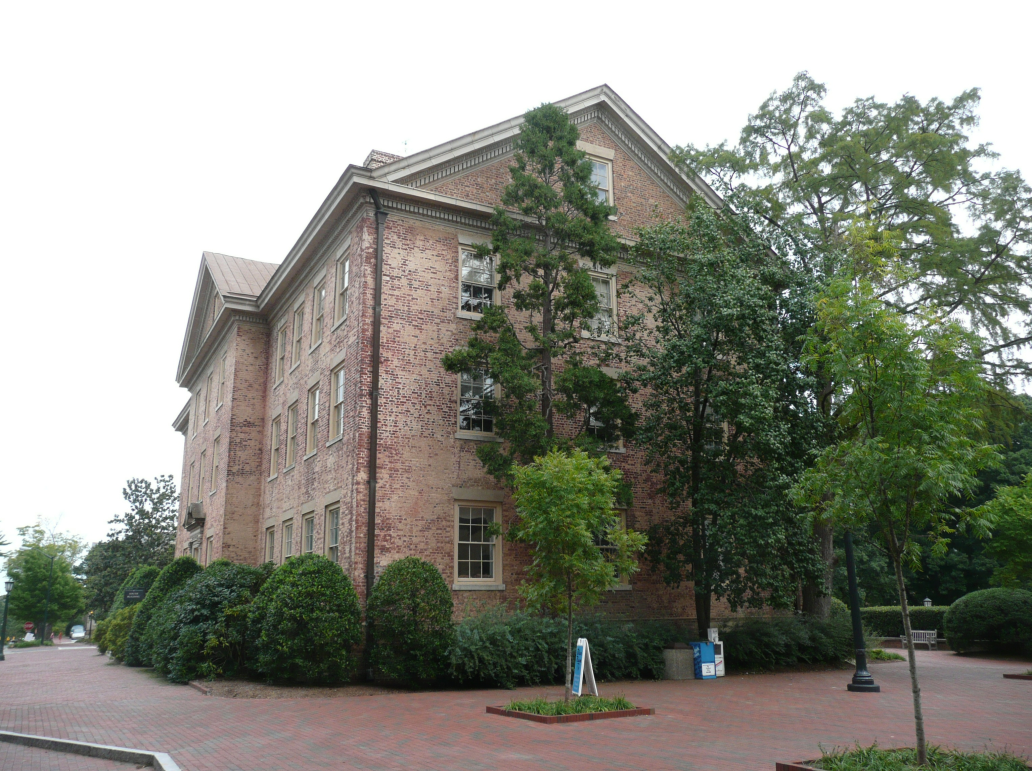
//> input picture FeatureMatch/1.JPG, 3095 x 2313 px (shown at 1/3 size)
$ ./feature   (built with g++ and OpenCV 4)
//> lines starting //> are read from the running program, lines starting //| are printed output that depends on the picture
#include <iostream>
#include <vector>
#include "opencv2/opencv.hpp"
#include <opencv2/core.hpp>
#include <opencv2/highgui.hpp>
// #include <opencv2/calib3f.hpp>
#include <opencv2/features2d.hpp>
#include <eigen3/Eigen/Core>
// #include <Eigen/Geometry>
// #include <Eigen/LU>
#include <eigen3/Eigen/SVD>
using namespace std;
using namespace cv;
#include <eigen3/Eigen/LU>
// RANSAC参数
int RANSAC_ITERATIONS = 10000;
// const int RANSAC_ITERATIONS = 10000;
// const int RANSAC_ITERATIONS = 1000;

// const double RANSAC_THRESHOLD = 1.0;
const double RANSAC_THRESHOLD = 1.0;

// 伪随机数生成器
RNG rng(12345);

// Point2f转换为Vector2f
// [127 lines left out: functions Point2f2Vector2f, CenterAndNormalizeImagePoints, EssentialMatrixEightPointEstimate, vec2Mat, not called in this run]
// RANSAC求解Essential Matrix
Mat findEssentialMatrixRANSAC(const vector<Point2f> &pts1, const vector<Point2f> &pts2, const Mat &K, vector<uchar> &inliers)
{
    int N = min(pts1.size(), pts2.size());
    int max_inliers = 0;
    float e = 1.0;
    Mat best_E;
    vector<uchar> current_inliers(N);
    int sample_count = 0;
// 原来的循环太久了，改了一下
    while (sample_count < RANSAC_ITERATIONS)
    {
        //  homework2: 选择8个匹配点，并完成Essential matrix的计算
        vector<Point2f> pts1_8, pts2_8;
        for (int i = 0; i < 8; ++i)
        {
            int idx = rng.uniform(0, N);
            pts1_8.push_back(pts1[idx]);
            pts2_8.push_back(pts2[idx]);
        }
        // 自己写的 效果不好
        // Eigen::Matrix3f E=EssentialMatrixEightPointEstimate(pts1_8, pts2_8);
        Mat E = cv::findEssentialMat(pts1_8, pts2_8, K);

        // homework2 end

        // homework3: 计算内点数量
        int inlier_count = 0;
        for (int i = 0; i < N; ++i)
        {

            E.convertTo(E, CV_32F);
            Vec3f p1;
            p1 << pts1[i].x, pts1[i].y, 1.0;
            Vec3f p2;
            p2 << pts2[i].x, pts2[i].y, 1.0;
            // 这一步找到了QIANG的问题，不能除norm，否则会结果变差。
            // Mat p2tEp1 = p2.t() * K.inv().t() * E * K.inv() * p1/norm( E * K.inv() * p1);
            Mat p2tEp1 = p2.t() * K.inv().t() * E * K.inv() * p1;
            if (fabs(p2tEp1.at<float>(0, 0)) < RANSAC_THRESHOLD)
            {
                current_inliers[i] = 1;
                inlier_count++;
            }
        }
        float e_ = 1 - float(inlier_count) / float(N);
        if (e > e_)
        {
            e = e_;
            RANSAC_ITERATIONS = log(1 - 0.99) / log(1 - pow(1 - e, 8));
        }
        // homework3 end
        // homework4: 如果当前内点数量大于最大内点数量，则更新最佳Essential Matrix
        if (inlier_count > max_inliers)
        {
            max_inliers = inlier_count;
            best_E = E;
            inliers = current_inliers;
        }
        sample_count++;
        // homework4 end
    }

    // recompute best E with all inliers
    cout << "Essential Matrix before recompute:" << endl
         << best_E << endl;
    vector<Point2f> pts1_inliers, pts2_inliers;
    for (int i = 0; i < N; ++i)
    {
        if (inliers[i])
        {
            pts1_inliers.push_back(pts1[i]);
            pts2_inliers.push_back(pts2[i]);
        }
    }
    best_E = cv::findEssentialMat(pts1_inliers, pts2_inliers, K);
    return best_E;
}

int main()
{
    // 加载图像并提取特征点
    Mat img1 = imread("../1.JPG", IMREAD_GRAYSCALE);
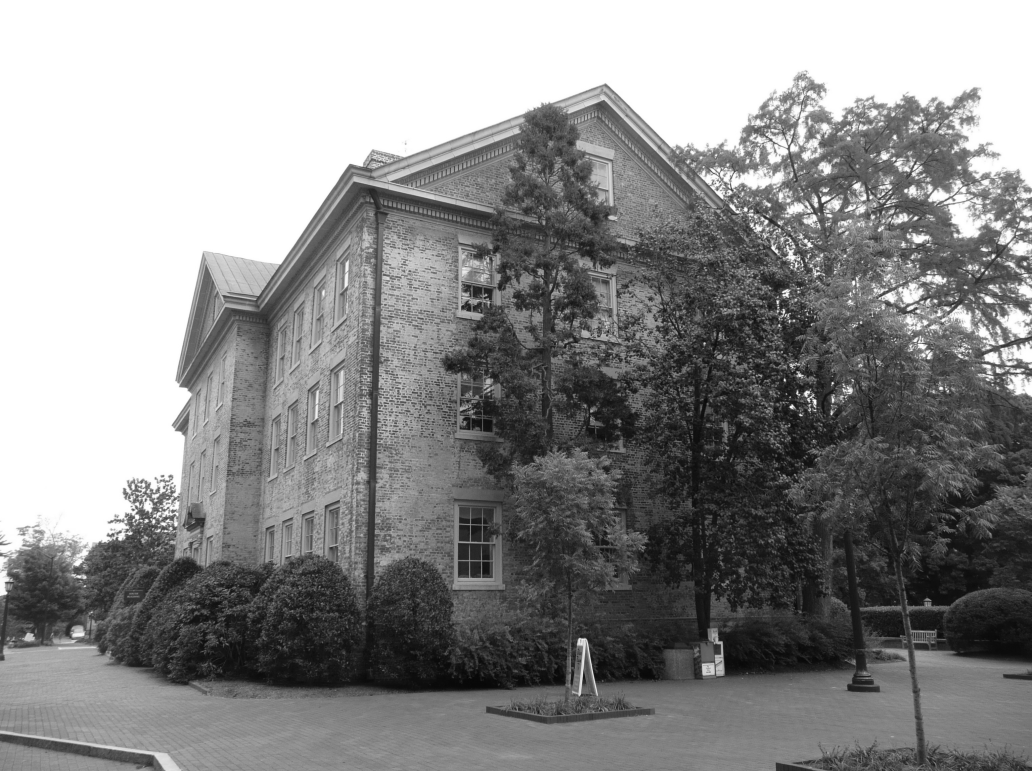
//> img1: 2313 rows x 3095 cols, CV_8UC1 (shown at 1/3 size); min 4, max 255, mean 140.4
    Mat img2 = imread("../2.JPG", IMREAD_GRAYSCALE);
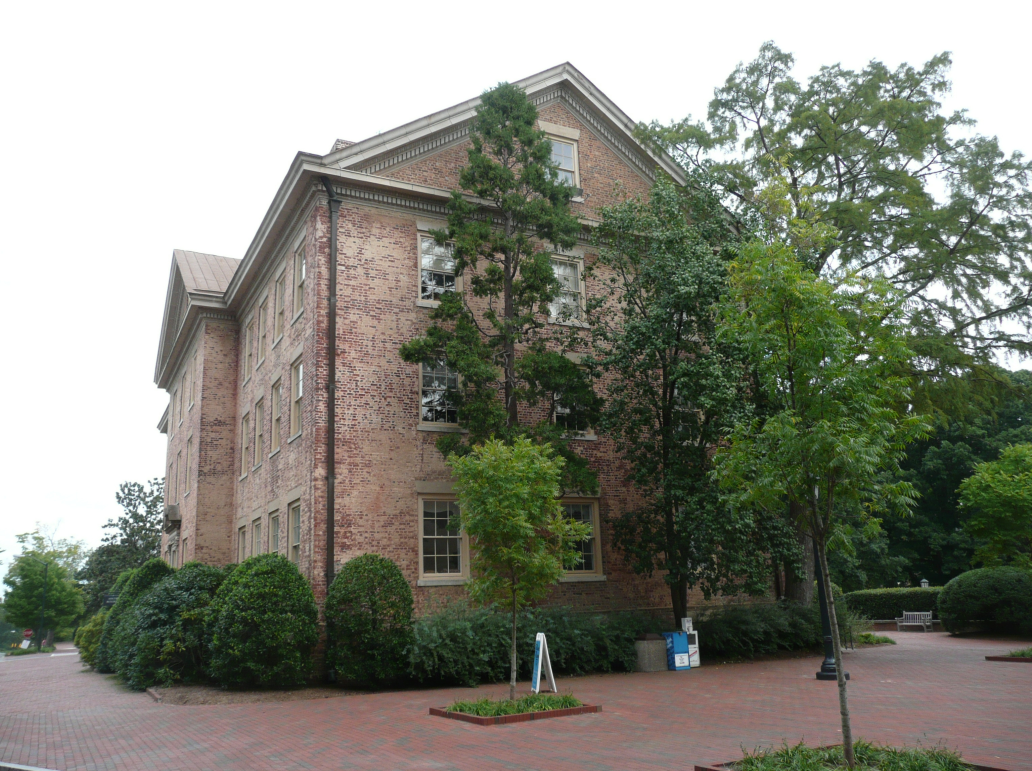
//> input picture FeatureMatch/2.JPG, 3095 x 2313 px (shown at 1/3 size)
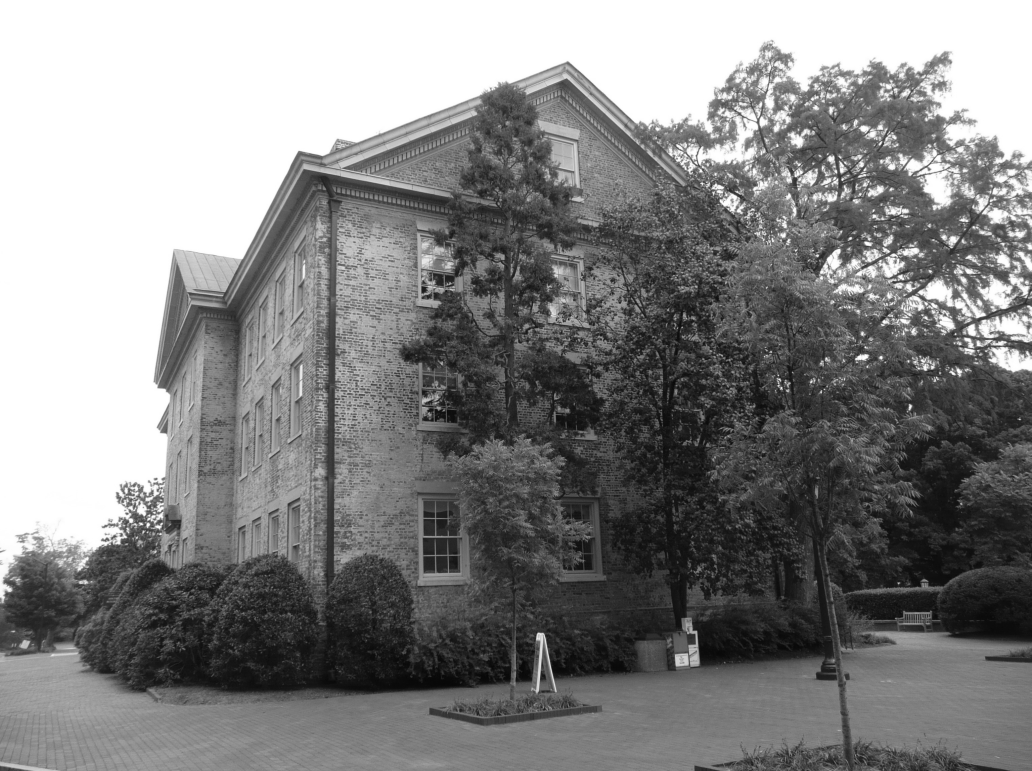
//> img2: 2313 rows x 3095 cols, CV_8UC1 (shown at 1/3 size); min 3, max 255, mean 133

    cv::resize(img1, img1, Size(img1.cols * 0.5, img1.rows * 0.5));
//> img1: 1156 rows x 1547 cols, CV_8UC1
    cv::resize(img2, img2, Size(img2.cols * 0.5, img2.rows * 0.5));
//> img2: 1156 rows x 1547 cols, CV_8UC1

    if (img1.empty() || img2.empty())
    {
        cerr << "Error loading images!" << endl;
        return -1;
    }

    vector<Point2f> pts1, pts2;

    // homework1: 提取SIFT特征，并进行特征匹配，可以调用OpenCV的函数
    Ptr<Feature2D> sift = SIFT::create();
    vector<KeyPoint> keypoints1, keypoints2;
    Mat descriptors1, descriptors2;
    sift->detectAndCompute(img1, Mat(), keypoints1, descriptors1);
//> keypoints1 = 15474 keypoints; strongest (x, y, size): (1187, 610, 4.4), (1177, 570, 2.6), (1248, 574, 2.3), (1200, 622, 2.2)
    sift->detectAndCompute(img2, Mat(), keypoints2, descriptors2);
//> keypoints2 = 16048 keypoints; strongest (x, y, size): (1275, 357, 2.9), (1365, 609, 4.1), (1321, 536, 3.5), (1263, 269, 2.5)
    vector<DMatch> matches;
    // FlannBasedMatcher matcher;
    BFMatcher matcher;
    matcher.match(descriptors1, descriptors2, matches);
//> matches = 15474 matches
    // 找到优质匹配点 这个对结果提升较大
    double min_dist = 10000, max_dist = 0;

    for (int i = 0; i < descriptors1.rows; ++i)
    {
        double dist = matches[i].distance;
        if (dist < min_dist)
            min_dist = dist;
        if (dist > max_dist)
            max_dist = dist;
    }
//> this loop made 15474 passes
//> (dist, min_dist, max_dist) on pass 1: (334.9, 334.9, 334.9)
//> (dist, min_dist) on passes 2, 3, 6, 7, 26, 54: (256.9, 256.9), (252.3, 252.3), (249.2, 249.2), (214.1, 214.1), (195.7, 195.7), (165.9, 165.9)
//> after the loop, min_dist = 18.81; max_dist = 380.5
    // vector<DMatch> good_matches;
    for (int i = 0; i < descriptors1.rows; ++i)
    {
    //     if (matches[i].distance <= max(2.5 * min_dist, 30.0))
    //     {
            pts1.push_back(keypoints1[matches[i].queryIdx].pt);
            pts2.push_back(keypoints2[matches[i].trainIdx].pt);
    //         good_matches.push_back(matches[i]);
    //     }
    }
//> after the loop, pts1 = 15474 Points (x, y), first 12: [2.89, 827.1], [3.51, 991.7], [4.15, 835.5], [5.29, 956.9], [5.31, 905.7], [5.79, 877], [5.9, 893.1], [6.13, 875.1], [6.41, 883.9], [6.51, 843.8], [6.69, 899.5], [7.38, 926.2]; pts2 = 15474 Points (x, y), first 12: [708, 466.2], [509.9, 206.8], [510.8, 559.8], [1430.5, 517.8], [291.7, 780.7], [668.9, 123.8], [1010.5, 992.9], [642.3, 1064.2], [621.6, 549.2], [586.6, 840.7], [1383.2, 634.4], [1179.3, 1118]
    // homework1 end

    // 假设相机内参矩阵已知
    Mat K = (Mat_<float>(3, 3) << 1278, 0, 768, 0, 1278, 576, 0, 0, 1);

    // 使用RANSAC估计Essential Matrix
    vector<uchar> inliers;
    Mat E = findEssentialMatrixRANSAC(pts1, pts2, K, inliers);
//> in findEssentialMatrixRANSAC, `int N = min(pts1.size(), pts2.size());`: N = 15474
//> the loop in findEssentialMatrixRANSAC, `while (sample_count < RANSAC_ITERATIONS)` made 1 pass
//> (inlier_count, e_, e, RANSAC_ITERATIONS, max_inliers) on pass 1: (15474, 0, 0, 0, 15474)
//> after the loop in findEssentialMatrixRANSAC, `while (sample_count < RANSAC_ITERATIONS)`: current_inliers = 15474 values from 1 to 1; e = 0; max_inliers = 15474; best_E = [[-0.302, -0.398, -0.0578], [-0.52, 0.3, -0.354], [0.182, 0.476, -0.0258]]; inliers = 15474 values from 1 to 1; sample_count = 1
//| Essential Matrix before recompute:
//| [-0.30171967, -0.39810345, -0.057782061;
//|  -0.52048832, 0.3001107, -0.35411933;
//|  0.18245135, 0.47624779, -0.025780398]
//> after the loop in findEssentialMatrixRANSAC, `for (int i = 0; i < N; ++i)`: pts1_inliers has the same summary as pts1 outside findEssentialMatrixRANSAC; pts2_inliers has the same summary as pts2 outside findEssentialMatrixRANSAC
//> in findEssentialMatrixRANSAC, `best_E = cv::findEssentialMat(pts1_inliers, pts2_inliers, K);`: best_E = [[0.00928, -0.307, 0.0388], [0.315, 0.00363, -0.632], [-0.0558, 0.634, -0.00687]]
//> inliers = 15474 values from 1 to 1; E has the same summary as best_E in findEssentialMatrixRANSAC

    cout << "Essential Matrix:" << endl
         << E << endl;
//| Essential Matrix:
//| [0.009277967274164628, -0.3066813373056138, 0.0387732275050371;
//|  0.3153756403582073, 0.003634769646575893, -0.6318639004910748;
//|  -0.05583431639313097, 0.6344016232636641, -0.006872276795545623]

    Mat E_cv = findEssentialMat(pts1, pts2, K, RANSAC, 0.99, 1.0);
//> E_cv has the same summary as best_E in findEssentialMatrixRANSAC
    cout << "Essential Matrix From OpenCV:" << endl
         << E_cv << endl;
//| Essential Matrix From OpenCV:
//| [0.009277967274164628, -0.3066813373056138, 0.0387732275050371;
//|  0.3153756403582073, 0.003634769646575893, -0.6318639004910748;
//|  -0.05583431639313097, 0.6344016232636641, -0.006872276795545623]

    Mat E_test = findEssentialMat(pts1, pts2, K);
//> E_test has the same summary as best_E in findEssentialMatrixRANSAC
cout << "Essential Matrix test:" << endl
         << E_test << endl;
//| Essential Matrix test:
//| [0.009277967274164628, -0.3066813373056138, 0.0387732275050371;
//|  0.3153756403582073, 0.003634769646575893, -0.6318639004910748;
//|  -0.05583431639313097, 0.6344016232636641, -0.006872276795545623]
    // 可视化内点匹配
    vector<DMatch> inlier_matches;

    // 由于特征点匹配过于密集，可视化的效果不够明显，可以将 i++ 改为 i += 20
    for (size_t i = 0; i < inliers.size(); i++)
    {
        if (inliers[i])
        {
            // inlier_matches.push_back(good_matches[i]);
            inlier_matches.push_back(matches[i]);

        }
    }
//> after the loop, inlier_matches = 15474 matches

    Mat img_matches;
    drawMatches(img1, keypoints1, img2, keypoints2, inlier_matches, img_matches);
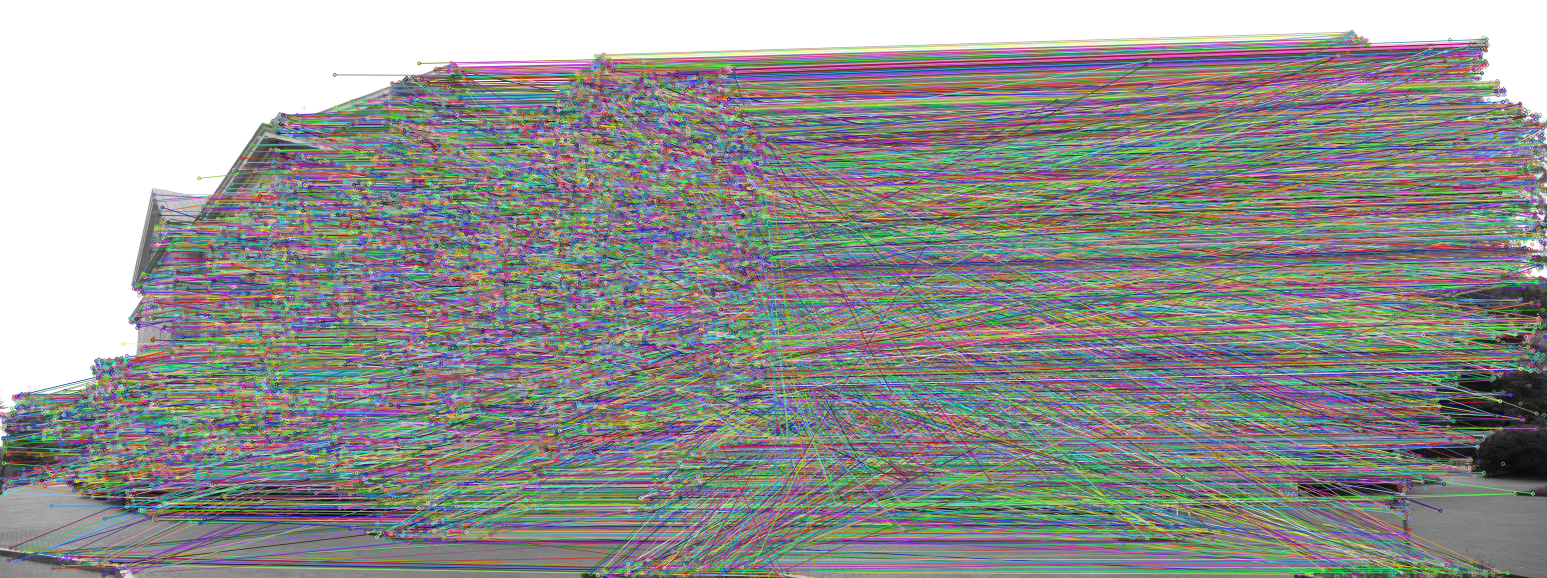
//> img_matches: 1156 rows x 3094 cols, CV_8UC3 (shown at 1/2 size); mean B, G, R 146.1, 147.6, 147.2
    imshow("Inlier Matches", img_matches);
    imwrite("./inlier_matches.png", img_matches);
    // waitKey();

    return 0;
}
